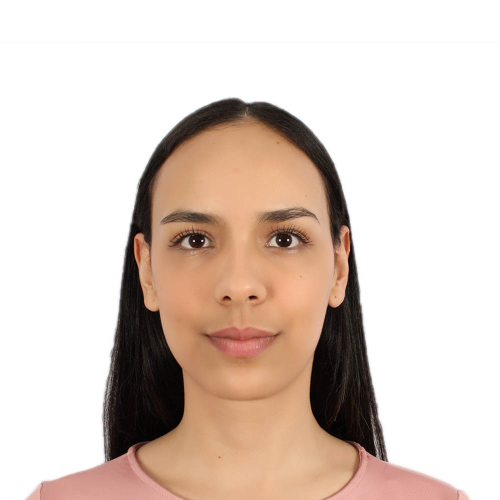
#> input picture lab1_dim_red/melissa_ortega_color.jpeg, 1000 x 1000 px (shown at 1/2 size)
$ jupyter execute lab1_dim_red.ipynb
#> lines starting #> are read from the running program, lines starting #| are printed output that depends on the picture; long printed decimals are rounded
### lab1_dim_red/unsupervised/dim_red/my_svd.py
import numpy as np

class SVD:
    """
    Singular Value Decomposition (SVD) implementation using NumPy from scratch.

    SVD is a factorization of a complex matrix that generalizes the eigendecomposition
    of a square normal matrix to any matrix.

    Parameters:
    -----------
    n_components : int or None, optional (default=None)
        Number of components to keep. If None, all components are retained.

    """
    def __init__(self, n_components=None):
        self.n_components = n_components

    def fit(self, X):
        """
        Fit the SVD model to the data.

        Parameters:
        -----------
        X : array, shape (n_samples, n_features) -> Training data.

        Returns:
        --------
        U : array, shape (n_samples, n_components) or None      -> Left singular vectors
        S : array, shape (n_components,) or None                -> Singular values
        Vt : array, shape (n_components, n_features) or None    -> Right singular vectors
        """

        # Calculate the singular value decomposition of X matrix and save arrays U, S, and Vt
        U, S, Vt = np.linalg.svd(X)

        # Keep only the specified number of components
        if self.n_components is not None:
            U = U[:, :self.n_components]
            S = S[:self.n_components]
            Vt = Vt[:self.n_components, :]

        self.U, self.S, self.Vt = U, S, Vt

        return self.U, self.S, self.Vt

    def transform(self, X):
        """
        Transform X original data using Vt components.

        Parameters:
        -----------
        X : array, shape (n_samples, n_features) -> Data to be transformed.

        Returns:
        --------
        X_transformed : array, shape (n_samples, n_components) -> Transformed data.
        """
        if self.n_components is None:
            self.n_components = self.S.shape[0]

        # Scale the transformed data using the singular values
        X_transformed = np.dot(X, self.Vt[:self.n_components].T) @ np.diag(self.S)

        return X_transformed

    def fit_transform(self, X):
        self.fit(X)
        return self.transform(X)

### lab1_dim_red/unsupervised/dim_red/my_pca.py
import numpy as np

np.random.seed(1000)

# Define PCA class
class PCA():

    def __init__(self, n_components = None):
        """Principal Component Analysis (PCA) implementation using NumPy from scratch.

        Transforms a dataset of possibly correlated values into n linearly
        uncorrelated components. The components are ordered such that the first
        has the largest possible variance and each following component as the
        largest possible variance given the previous components. This causes
        the early components to contain most of the variability in the dataset.

        Parameters:
        -----------
        n_components : int or None, optional (default=None)
        Number of principal components to retain. If None, all components are retained.

        """
        self.n_components = n_components

    # fit() method
    def fit(self, X):
        """
        Fit the PCA model to the data. Calculate the eigenvectors from covariance matrix

        Parameters:
        -----------
        X : matrix

        Returns:
        --------
        self : returns the instance itself.
        """
        # Calculate covariance matrix
        cov_matrix = np.cov(X.T)

        # Calculate eigenvalues and vectors of the covariance matrix
        eigenvalues, eigenvectors = np.linalg.eig(cov_matrix)

        # Order the eigenvectors by eigenvalues (descending)
        idx = eigenvalues.argsort()[::-1]
        self.components_ = eigenvectors[:,idx]

        # Keep specified number of components
        if self.n_components is not None:
            self.components_ = self.components_[:, :self.n_components]

        return self

    # transform() method
    def transform(self, X):

        X = X.copy()
        return np.dot(X, self.components_)

        # fit_transform() method

    def fit_transform(self, X):
        """Fit the PCA model to the data and transform the data.

        Parameters:
        -----------
        X : matrix

        Returns:
        --------
        X_transformed : matrix, shape (n_samples, n_components) -> Transformed data.
        """
        X = X.copy()
        self.fit(X)
        return self.transform(X)

# https://github.com/rushter/MLAlgorithms/blob/master/mla/pca.py

### lab1_dim_red/unsupervised/dim_red/my_robust_pca.py
import numpy as np
from sklearn.impute import SimpleImputer
from sklearn.preprocessing import StandardScaler

# Define PCA class
class RPCA():

    def __init__(self, n_components=None, solver='svd'):
        """Principal Component Analysis (PCA) implementation using NumPy from scratch.

        Transforms a dataset of possibly correlated values into n linearly
        uncorrelated components. The components are ordered such that the first
        has the largest possible variance and each following component as the
        largest possible variance given the previous components. This causes
        the early components to contain most of the variability in the dataset.

        Parameters:
        -----------
        n_components : int or None, optional (default=None)
            Number of principal components to retain. If None, all components are retained.
        solver : str, default 'svd'
            {'svd', 'eigen'}
        """
        self.n_components = n_components
        self.solver = solver
        self.scaler = StandardScaler()

    # fit() method
    def fit(self, X):
        """
        Fit the PCA model to the data. Calculate the eigenvectors from covariance matrix

        Parameters:
        -----------
        X : matrix. Input data matrix, shape (n_samples, n_features).

        Returns:
        --------
        self : returns the instance itself.
        """

        # Data preprocessing
        X = self.scaler.fit_transform(X)

        # Mean centering
        self.mean = np.mean(X, axis=0) # Calculate the mean of each feature
        X = X.copy()
        X -= self.mean

        if self.solver == 'eig':
            cov_matrix = np.cov(X.T)
            eigenvalues, eigenvectors = np.linalg.eig(cov_matrix)
            idx = eigenvalues.argsort()[::-1]   # Order the eigenvectors by eigenvalues (descending)
            self.components_ = eigenvectors[:, idx]

        elif self.solver == 'svd':
            U, S, Vt = np.linalg.svd(X)           # Calculate the SVD of the centered data matrix
            self.components_ = Vt.T               # Extract principal components (eigenvectors) from Vt

        # Keep specified number of components
        if self.n_components is not None:
            self.components_ = self.components_[:, :self.n_components]

        return self

    # transform() method
    def transform(self, X):
        """
        Project data onto principal components.

        Parameters:
        -----------
        X : matrix
            Input data matrix, shape (n_samples, n_features).

        Returns:
        --------
        X_transformed : matrix
            Transformed data matrix, shape (n_samples, n_components).
        """
        X = X.copy()
        return np.dot(X, self.components_)

    # fit_transform() method
    def fit_transform(self, X):
        """Fit the PCA model to the data and transform the data.

        Parameters:
        -----------
        X : matrix
            Input data matrix, shape (n_samples, n_features).

        Returns:
        --------
        X_transformed : matrix
            Transformed data matrix, shape (n_samples, n_components).
        """
        X = X.copy()
        self.fit(X)
        return self.transform(X)

# https://github.com/rushter/MLAlgorithms/blob/master/mla/pca.py

### lab1_dim_red/lab1_dim_red.ipynb
Analytics & Data Science

Universidad de Antioquia - ML2

Febrero 2024

Melissa Ortega Alzate CC.1036964792

# Packages

[cell 1]
# system
import os

# Data manipulation
import cv2
import numpy as np

# Visualization
import matplotlib.pyplot as plt

# Logistic Regression
from sklearn.datasets import fetch_openml
from sklearn.model_selection import train_test_split
from sklearn.linear_model import LogisticRegression
from sklearn import datasets, metrics
from sklearn.metrics import accuracy_score

# Warnings ignoring
import warnings
warnings.filterwarnings("ignore")

# 1. Simulate any random rectangular matrix A...

[cell 2]
# Generate and print matrix A
A = np.random.rand(3,5)
A

[cell 3]
# 1.1  What is the rank and trace of A?
print(f'The rank of A matrix is: ', np.linalg.matrix_rank(A))
print(f'The trace of A matrix is: ', round(np.trace(A), 3))

* The rank of a matrix is the maximum number of linearly independent vectors that can be obtained from the matrix.

* The trace of a matrix is the sum of the elements on its main diagonal. For rectangular matrices, it is the trace of a square matrix formed by the multiplication of the original rectangular matrix by its transpose:

* tr(A) = tr(A^T A)

* Note: the trace of a matrix is equal to the sum of its eigenvalues.

[cell 4]
# 1.2 What is the determinant of A?
# print(f'The determinant of A matrix is: ', np.linalg.det(A))

print('LinAlgError: Last 2 dimensions of the array must be square')

The determinant is a measure that specifically applies to *square matrices* and does not have a direct or unique definition for rectangular matrices. Calculating the determinant involves certain specific properties of square matrices, such as the existence of a unique inverse matrix. These properties do not apply to rectangular matrices, as they are not square and therefore cannot have an inverse.

[cell 5]
# 1.3 Can you invert A? How?

# print(f'The inverse of A matrix is: \n', np.linalg.inv(A))
A_pseudoinverse = np.linalg.pinv(A)
print(f'The pseudo-inverse of A matrix is: \n\n', A_pseudoinverse)

- A rectangular matrix does not possess the property of invertibility. The inverse of a square matrix is a matrix such that when multiplied by A, the identity matrix I is obtained. Therefore, it is not possible to use np.linalg.inv(A), but instead, the method np.linalg.pinv(A) is used to calculate the pseudoinverse A+. "This can be useful in situations where you need to work with overdetermined or underdetermined systems, where the matrix is not invertible but an approximation of its inverse is obtained."

- However, implementing this latter method entails computational loss. *Why?*

- A_pse = V @ S_pse @ U.T
- So, pinv calulate first U, S and Vt. Then S_pse which is a zero matrix transpose. Then reconstruct the pseudoinverse.

[cell 6]
# Verify
A_pseudoinverse.dot(A)

[cell 7]
# 1.4 How are eigenvalues and eigenvectors of A’A and AA’ related?

# Calculating A'
A_transpose = np.transpose(A)
print(f'The transpose of A matrix is: \n\n', A_transpose)

[cell 8]
# Printing A'A
A_transpose @ A

[cell 9]
# Printing AA'
A @ A_transpose

[cell 10]
# Calculate the eigenvalues and vectors of AA'
eigenvalues_AAT, eigenvectors_AAT = np.linalg.eig(A @ A_transpose)

# Calculate the eigenvalues and vectors of A'A
eigenvaluesA_TA, eigenvectors_A_TA = np.linalg.eig(A_transpose @ A)

[cell 11]
# Compare the results eigen values
print('The eigenvalues of A * A_T : \n', eigenvalues_AAT)
print('\nThe eigenvalues of A_T * A : \n', eigenvaluesA_TA)

- Matrix AA': This matrix is obtained by multiplying A by its transpose. It contains information about how the rows of A are related to each other.
- Matrix A'A: This matrix is obtained by multiplying the transpose of A by A. It contains information about how the columns of A are related to each other.

When these two matrices are square, they are symmetric, and they have the same eigenvalues. Both matrices have the same non-negative eigenvalues ==> *Theorem of eigenvalues of symmetric matrices*, *Spectral theorem* for square matrices.

[cell 12]
# Compare the results eigen values
print('The eigenvectors of A * A_T : \n', eigenvectors_AAT)
print('\nThe eigenvectors of A_T * A : \n', eigenvectors_A_TA)

For a square matrix A, the eigenvectors of AA' and A'A are the same due to the property of matrix similarity. However, in the case of a rectangular matrix, they generally have different eigenvectors due to differences in the dimensions and structures of the matrices AA' and A'A.

* To calculate the eigenvalues and eigenvectors of matrix A, it must be square.
* Matrix A will have as many eigenvalues as the dimension of A.
* Eigenvalues can be repeated.
* These eigenvalues are what form the eigenvectors.

* ==> They are vectors that, even when a transformation is applied to the matrix, remain unchanged, and therefore, from these eigenvectors, the entire space or other vectors can be generated.

# 2. Add a steady, well-centered picture of your face...

[cell 13]
# Reading the photo
my_original_face = cv2.imread("melissa_ortega_color.jpeg")
#> my_original_face is the input picture: shape (1000, 1000, 3); mean B, G, R 194.4, 203.8, 219.2

# Printing original photo features
print("==" * 5 + " Original photo " + "==" * 5)
print(f"The size of the photo is: {my_original_face.shape} pixeles" )
#| The size of the photo is: (1000, 1000, 3) pixeles
print(f"The type of the file is: {my_original_face.dtype}")
#| The type of the file is: uint8
print(f"The pixels range is: {my_original_face.min()} - {my_original_face.max()}")
#| The pixels range is: 0 - 255

# Resizing the photo
my_edited_face = cv2.cvtColor(my_original_face, cv2.COLOR_BGR2GRAY)
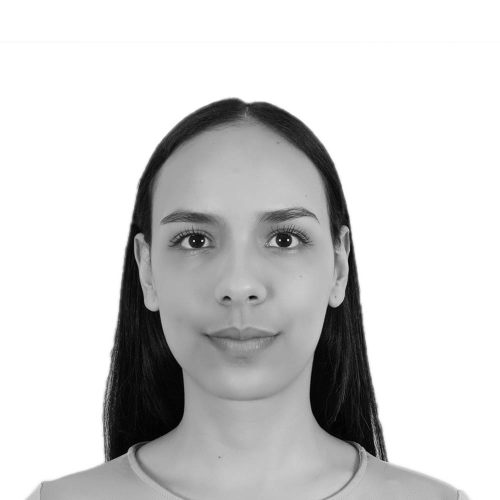
#> my_edited_face: shape (1000, 1000) (shown at 1/2 size); min 0, max 255, mean 207.3
my_edited_face = cv2.resize(my_edited_face, (256, 256))
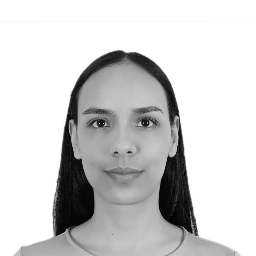
#> my_edited_face: shape (256, 256); min 1, max 255, mean 207.3
print("\n" + "==" * 5 + " Edited photo " + "==" * 5)
print(f"New figure size: {my_edited_face.shape} pixeles" )
#| New figure size: (256, 256) pixeles

[cell 14]
# Create the figure
fig, axs = plt.subplots(1, 2)

# Plot the original image
axs[0].imshow(cv2.cvtColor(my_original_face, cv2.COLOR_BGR2RGB))
axs[0].set_title('Original')
axs[0].axis('off')

# Plot the edited image
axs[1].imshow(my_edited_face, cmap='gray')
axs[1].set_title('Edited')
axs[1].axis('off')

# Show the figure
plt.show()
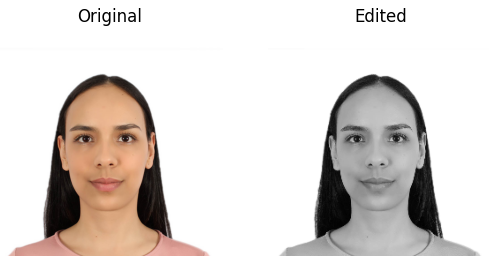
#> figure drawn by matplotlib, 2 panels

[cell 15]
# Get the list of file names in the directory 'images'
images = os.listdir('Fotos ML2')
print(f'There are {len(images)} images in the folder')
faces = []

# Read the images and resize them
for i in images:
    image_path = os.path.join('Fotos ML2', i)
    img = cv2.imread(image_path)
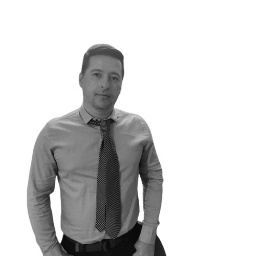
#> input picture lab1_dim_red/Fotos ML2/Cesar_Saenz.jpg, 256 x 256 px
#> img is the input picture: shape (256, 256, 3); min 5, max 255, mean 209

    if img is not None:
        img_resized = cv2.resize(img, (256, 256))
        img_resized = np.uint8(img_resized)
        faces.append(img_resized)

[cell 16]
# Convert the list to a numpy array
faces_array = np.array(faces)

# Calculate the average face of the group
average_face = np.mean(faces_array, axis=0)
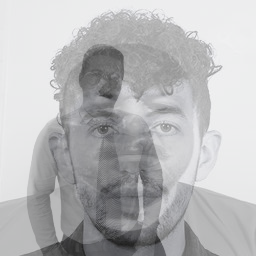
#> average_face: shape (256, 256, 3) float64; mean of channels 0, 1, 2 185.8, 184.5, 184.2; drawn as B, G, R
average_face = np.uint8(average_face)

# Show the average face image
plt.imshow(average_face)
plt.title('Average face')
plt.axis('off')
plt.show()

[cell 17]
# Adjusting channels
average_face = cv2.cvtColor(average_face, cv2.COLOR_BGR2GRAY)
#> average_face: shape (256, 256)

[cell 18]
# Calculate the distance between my_face and the average_face
mse = np.mean((my_edited_face - average_face) ** 2)                             # Mean Squared Error
#> mse = 107
mad = round(np.mean(np.abs(my_edited_face - average_face)), 3)                  # Mean absolute difference
#> mad = 65.21
euclidean_distance = np.linalg.norm(my_edited_face - average_face)              # Euclidian distance
#> euclidean_distance = 22402.9
manhattan_distance = round(np.sum(np.abs(my_edited_face - average_face)), 3)    # Manhattan distance
#> manhattan_distance = 4273613

# Printig the results
print("\n" + "==" * 7 + " Distances " + "==" * 7)
print("1. Mean Squared Error:",             mse)
#| 1. Mean Squared Error: 106.978
print("2. Mean absolute difference:",       mad)
#| 2. Mean absolute difference: 65.21
print("3. Manhattan distance:" ,            manhattan_distance)
#| 3. Manhattan distance: 4273613
print("4. Euclidian distance:" ,            euclidean_distance)
#| 4. Euclidian distance: 22402.933

1. **Mean Squared Error:** is a measure of the total amount of error between the two images. A lower MSE indicates a smaller difference between the images.

2. **Mean Absolute Difference (MAD):** It's the average absolute difference between pixel values across images. It helps quantify the overall discrepancy between images, *regardless of their direction*. Higher MAD suggests greater dissimilarity, while lower MAD indicates higher similarity. For example, my photo's pixels differ by an average of about 66,745 units from the image's pixels.

3. **Manhattan distance:** It measures how much images differ in terms of their pixel values. It has no defined range, and its value depends on the magnitude of differences in pixel values between the images being compared. Manhattan distance is useful when the difference in one dimension is more significant than in another, or when dimensions are independent.

4. **Euclidean distance:** It's a measure of geometric distance in a multidimensional feature space. The higher the value of this measure, the greater the discrepancy between images in terms of Euclidean distance. The Euclidean distance between images in this feature space is approximately 21722.938 units. *Euclidean distance considers both the magnitude and direction* of differences between images.

*Which one is the best criteria?*

# 3. The unsupervised Python package

[cell 19]
# See unsupervised folder

from unsupervised.dim_red import my_pca
from unsupervised.dim_red import my_svd
from unsupervised.dim_red import my_tsne

PCA
* https://github.com/rushter/MLAlgorithms/blob/master/mla/pca.py
* https://github.com/patchy631/machine-learning/blob/main/ml_from_scratch/PCA_from_scratch.ipynb
* https://scikit-learn.org/stable/modules/generated/sklearn.decomposition.PCA.html#sklearn.decomposition.PCA

TSNE
https://github.com/rushter/MLAlgorithms/blob/master/mla/tsne.py

SVD
https://scikit-learn.org/stable/modules/generated/sklearn.decomposition.TruncatedSVD.html

- Fit_transform to training set: both fit a transformation model to the training data and apply the learned transformation to the same data.

- Transform: apply the learned transformation from the training data to the test set.

# 4. Apply SVD over the picture of your face

[cell 20]
# Apply Singular Value Decomposition (SVD) using the unsupervised package
svd_instance = my_svd.SVD()

# Fit the SVD model to the data
U, S, Vt = svd_instance.fit(my_edited_face)
#> in fit, `U, S, Vt = np.linalg.svd(X)`:
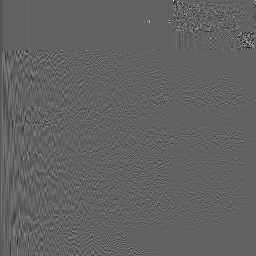
#> U: shape (256, 256) float64; min -0.528, max 0.838, mean -0.000215; drawn with min black and max white
#> in fit, `U, S, Vt = np.linalg.svd(X)`:
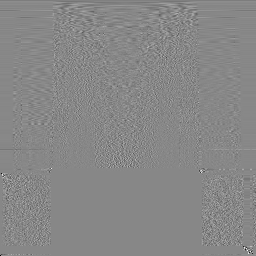
#> Vt: shape (256, 256) float64; min -0.971, max 0.853, mean -0.000305; drawn with min black and max white
#> in fit, `U, S, Vt = np.linalg.svd(X)`: S = 256 values, max 54545.4 at index 0, min 2.49e-12 at index 255, mean 447.4
#> in fit, `self.U, self.S, self.Vt = U, S, Vt`: self.S has the same summary as S

# Information
print("\n" + "==" * 7 + " Matrix decomposition " + "==" * 7)
print("Dimension of the matrix of left singular vectors:", U.shape)
#| Dimension of the matrix of left singular vectors: (256, 256)
print("Dimension of the matrix of diagonal values:", S.shape)
#| Dimension of the matrix of diagonal values: (256,)
print("Dimension of the matrix of right singular vectors:", Vt.shape)
#| Dimension of the matrix of right singular vectors: (256, 256)

[cell 21]
# Define the maximum allowable MSE to consider it zero
max_mse = 0.00001

# Initialize variables
i = 1
mse_values = []

# Set up the figure
fig, axs = plt.subplots(3, 3, figsize=(8, 8))

# Start while loop
while True:
    # Reconstruct the image using i components
    reconstructed_img = np.matrix(U[:, :i]) * np.diag(S[:i]) * np.matrix(Vt[:i, :])
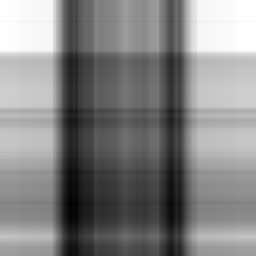
#> reconstructed_img: shape (256, 256) float64; min 111.6, max 297.8, mean 207.9; drawn with min black and max white

    # Plot the reconstructed image
    ax = axs.flatten()[i//5 - 1]                    # Adjusting index for subplot
    ax.imshow(reconstructed_img, cmap='gray')
    ax.set_title(f'SVD {i} components')
    ax.axis('off')

    # Compute the MSE between the original and reconstructed images
    mse = np.mean((my_edited_face - reconstructed_img) ** 2)
#> mse = 2182.8
    mse_values.append(mse)

    # Print the MSE
    print(f'MSE with {i} values: {mse}')
#| MSE with 1 values: 2182.770

    # Check if the absolute value of the MSE is close to zero
    if abs(mse) < max_mse:
        break

    # Increment i by 5 for the next iteration
    i += 5

plt.show()
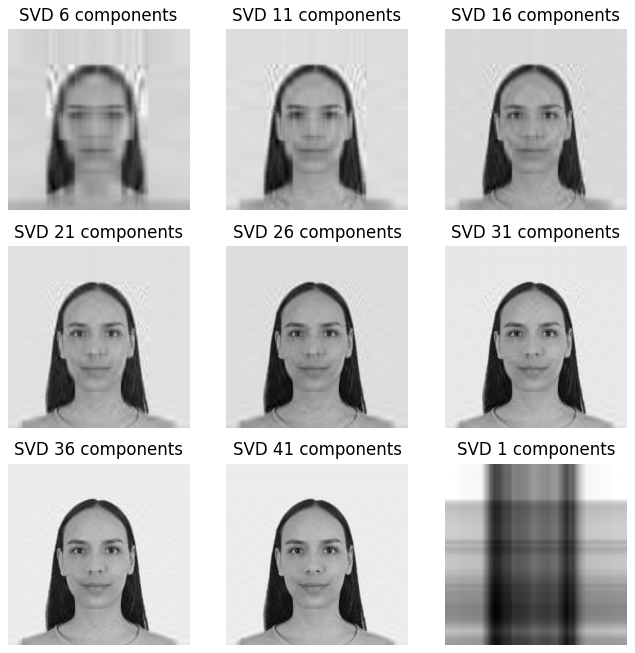
#> figure drawn by matplotlib, 9 panels

- Now I have **31** vectors and not 256 and still recognized the image.

- Why I have Vt.T in svd module?

- Negative MSE values can occur due to various reasons, such as numerical precision issues, errors in the calculation, or inconsistencies in the data. In most cases, MSE should be non-negative since it measures the average squared difference between the original and reconstructed values. However, if there are inaccuracies or inconsistencies in the data or the calculation process, it's possible to get negative MSE values.

[cell 22]
# Plot RMSE vs number of components
plt.figure(figsize=(8, 6))
plt.plot(range(1, len(mse_values) + 1), mse_values, marker='o', linestyle='-')
plt.title('MSE vs number of values')
plt.xlabel('Number of singular values')
plt.ylabel('Mean Squared Error (MSE)')
plt.grid(True)
plt.show()
#> (the rest of the program and of its run is left out)
